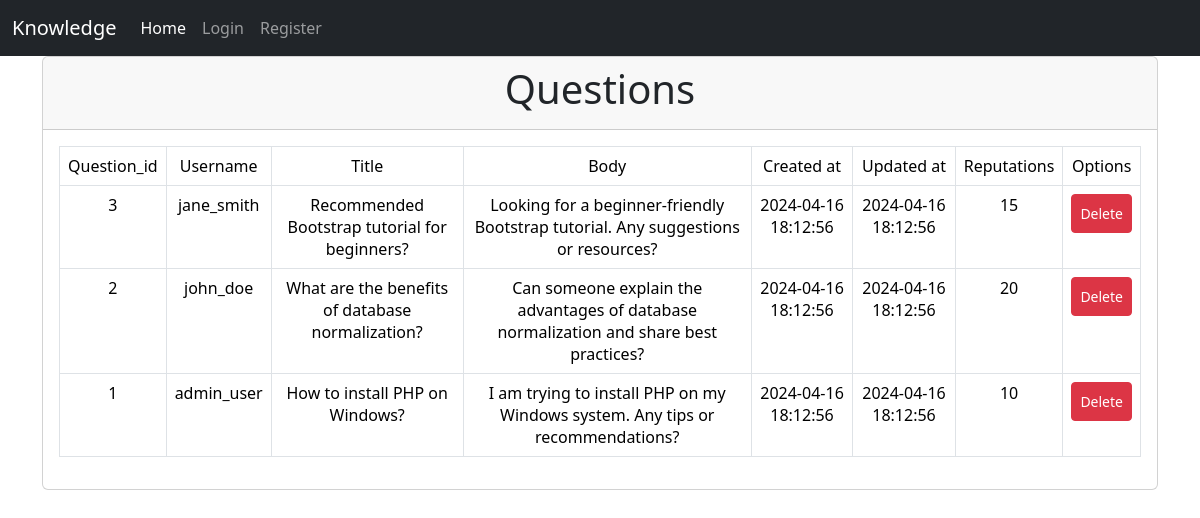
The app's page /admin/questions/index.php with its own data.
### tables this page shows
CREATE TABLE Questions (
    question_id INT PRIMARY KEY AUTO_INCREMENT,
    user_id INT,
    title VARCHAR(255) NOT NULL,
    body TEXT NOT NULL,
    created_at TIMESTAMP DEFAULT CURRENT_TIMESTAMP,
    updated_at TIMESTAMP DEFAULT CURRENT_TIMESTAMP ON UPDATE CURRENT_TIMESTAMP,
    reputations INT,
    FOREIGN KEY (user_id) REFERENCES Users(user_id) ON DELETE CASCADE
);

CREATE TABLE Users (
    user_id INT PRIMARY KEY AUTO_INCREMENT,
    username VARCHAR(50) UNIQUE NOT NULL,
    email VARCHAR(100) UNIQUE NOT NULL,
    password VARCHAR(100) NOT NULL,
    photo VARCHAR(255),
    created_at TIMESTAMP DEFAULT CURRENT_TIMESTAMP,
    reputations INT,
    role ENUM('admin', 'user') NOT NULL DEFAULT 'user'
);

### Utils/DBConnection.php (called while the page is built, shortened)
<?php
class DBConnection
{
    private static $db = null;
    public static function getConnection()
    {
        if (self::$db === null) {
            try {
                $instance = new self();
                self::$db = new PDO("mysql:host={$instance->host};dbname={$instance->db_name}", $instance->username, $instance->password);
                self::$db->setAttribute(PDO::ATTR_ERRMODE, PDO::ERRMODE_EXCEPTION);
            } catch (PDOException $exception) {
                echo "Connection error: " . $exception->getMessage();
            }
        }
        return self::$db;
    }
}

### Services/QuestionService.php (called while the page is built, shortened)
<?php
class QuestionService implements Service
{
    private $db;
    public function __construct()
    {
        $this->db = DBConnection::getConnection();
    }
    public function getAll()
    {
        $query = "SELECT * FROM Questions ORDER BY question_id DESC";
        $stmt = $this->db->query($query);
        $questionDataArray = $stmt->fetchAll(PDO::FETCH_ASSOC);
        $questions = [];
        foreach ($questionDataArray as $questionData) {
            $questions[] = new Question($questionData['question_id'], $questionData['user_id'], $questionData['title'], $questionData['body'], $questionData['created_at'], $questionData['updated_at'], $questionData['reputations']);
        }
        return $questions;
    }
}

### Models/Question.php (called while the page is built, shortened)
<?php
class Question
{
    public int $question_id;
    public int $user_id;
    public string $title;
    public string $body;
    public string $created_at;
    public string $updated_at;
    public int $reputations;
    public function __construct(int $question_id, int $user_id, string $title, string $body, string $created_at, string $updated_at, int $reputations)
    {
        $this->question_id = $question_id;
        $this->user_id = $user_id;
        $this->title = $title;
        $this->body = $body;
        $this->created_at = $created_at;
        $this->updated_at = $updated_at;
        $this->reputations = $reputations;
    }
    public function getQuestionId(): int
    {
        return $this->question_id;
    }
    public function getUserId(): int
    {
        return $this->user_id;
    }
    public function getTitle(): string
    {
        return $this->title;
    }
    public function getBody(): string
    {
        return $this->body;
    }
    public function getCreatedAt(): string
    {
        return $this->created_at;
    }
    public function getUpdatedAt(): string
    {
        return $this->updated_at;
    }
    public function getReputations(): int
    {
        return $this->reputations;
    }
}

### Services/UserService.php (called while the page is built, shortened)
<?php
class UserService implements Service
{
    private $db;
    public function __construct()
    {
        $this->db = DBConnection::getConnection();
    }
    public function getById(int $id): ?User
    {
        try {
            $query = "SELECT * FROM Users WHERE user_id = :user_id";
            $stmt = $this->db->prepare($query);
            $stmt->execute(['user_id' => $id]);
            $userData = $stmt->fetch(PDO::FETCH_ASSOC);
            if ($userData) {
                return new User(
                    $userData['user_id'],
                    $userData['username'],
                    $userData['email'],
                    $userData['password'],
                    $userData['photo'],
                    $userData['created_at'],
                    $userData['reputations'],
                    $userData['role']
                );
            }
            return null;
        } catch (\PDOException $e) {
            throw new \Exception("Error fetching user by ID: " . $e->getMessage());
        }
    }
}

### Models/User.php (called while the page is built, shortened)
<?php
class User {
    public string $username;
    public function __construct(int $user_id, string $username, string $email, string $password, ?string $photo, string $created_at, int $reputations, string $role) {
        $this->username = $username;
    }
    public function getUsername(): string {
        return $this->username;
    }
}

### admin/questions/index.php (the view, shortened to what this page needs)
<?php
if ($_SERVER['REQUEST_METHOD'] == 'GET') {
    require_once __DIR__ . "/../partials/admin_header.php";
}
$questionService = new QuestionService();
$userService = new UserService();
$questions = $questionService->getAll();
?>
<div class="container">
    <div class="row">
        <div class="col">
            <div class="card">
                <div class="card-header">
                    <h2 class="display-6 text-center"> Questions </h2>
                </div>
                <div class="card-body">
                    <table class="table table-bordered text-center">
                        <tr>
                            <td>Question_id</td>
                            <td>Username</td>
                            <td>Title</td>
                            <td>Body</td>
                            <td>Created at</td>
                            <td>Updated at</td>
                            <td>Reputations</td>
                            <td>Options</td>
                        </tr>
                        <?php
                        foreach ($questions as $question) {
                            echo "<tr>";
                            echo "<td>" . $question->getQuestionId() . "</td>";
                            echo "<td>" . $userService->getById($question->getUserId())->getUsername() . "</td>";
                            echo "<td>" . $question->getTitle() . "</td>";
                            echo "<td>" . $question->getBody() . "</td>";
                            echo "<td>" . $question->getCreatedAt() . "</td>";
                            echo "<td>" . $question->getUpdatedAt() . "</td>";
                            echo "<td>" . $question->getReputations() . "</td>";
                            echo "<td>";
                            echo "<form method='post' onsubmit='return confirm(\"Are you sure you want to delete this question?\")'>";
                            echo "<button type='submit' class='btn btn-sm btn-danger d-flex p-2' name='delete_question'>Delete</button>";
                            echo "</form>";
                            echo "</td>";
                            echo "</tr>";
                        }
                        ?>
                    </table>
                </div>
            </div>
        </div>
    </div>
</div>

### records on screen
questions: question_id "3", user.role "jane_smith", title "Recommended Bootstrap tutorial for beginners?", body "Looking for a beginner-friendly Bootstrap tutorial. Any suggestions or resources?", created_at "2024-04-16 18:12:56", updated_at "2024-04-16 18:12:56", reputations "15"
questions: question_id "2", user.role "john_doe", title "What are the benefits of database normalization?", body "Can someone explain the advantages of database normalization and share best practices?", created_at "2024-04-16 18:12:56", updated_at "2024-04-16 18:12:56", reputations "20"
questions: question_id "1", user.role "admin_user", title "How to install PHP on Windows?", body "I am trying to install PHP on my Windows system. Any tips or recommendations?", created_at "2024-04-16 18:12:56", updated_at "2024-04-16 18:12:56", reputations "10"
